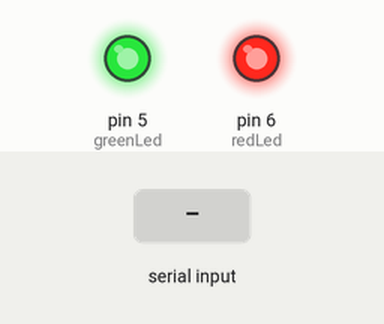
Simulated run of this sketch. Board: Arduino Uno, built with avr-gcc and run on an emulated ATmega328P. On the bench: output pins drawn as LEDs (lit = HIGH). The test bench sets the inputs (shaded band). What the sketch prints to the serial monitor is not drawn.

Above: at 1.2 s.
1.3 s: byte 0 (0) received over Serial
At 2.1 s:
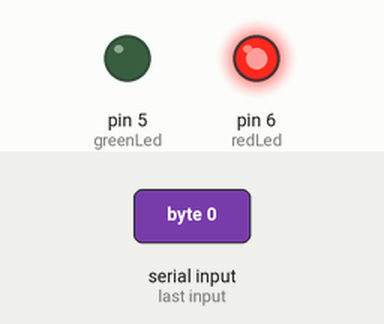
3.8 s: byte 1 (1) received over Serial
At 4.3 s:
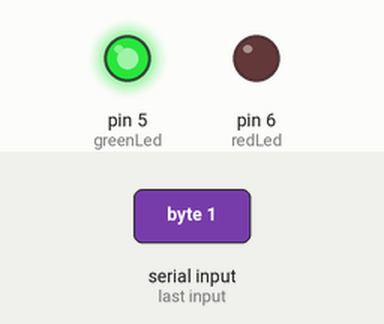
Timing chart, 0 to 6.8 s (numbered marks = the images above; inputs shaded):
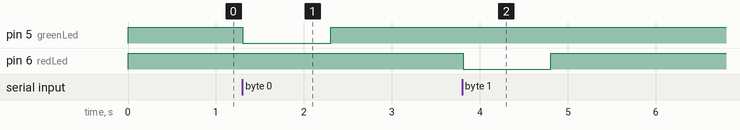

Measured:
- after the input at 1.3 s, pin 5 (greenLed): HIGH → LOW at once, → HIGH 1.0 s later
- after the input at 3.8 s, pin 6 (redLed): HIGH → LOW at once, → HIGH 1.0 s later

The sketch:

ibuttons_reader_code.ino
```cpp
#include <OneWire.h>

#define button 3
#define greenLed 5
#define redLed 6

OneWire  ds(13);
byte addr[8];
String keyStatus="";
int incomingByte = 0;
void setup() {
  Serial.begin(115200);
  pinMode(button, INPUT_PULLUP);
  pinMode(greenLed, OUTPUT);
  pinMode(redLed, OUTPUT);

  // Los led encienden con un LOW
  digitalWrite(greenLed, HIGH);
  digitalWrite(redLed, HIGH);
}

void loop() {
  getKeyCode();                           // Llama a la función que lee las llaves
  String iButton = "";                  // String donde se imprimiran las llaves
  if(keyStatus=="ok"){
    for(int i = 7; i >= 0; i--){
      if(addr[i] < 16){
        iButton += "0";
      }
      iButton += String(addr[i], HEX);
    }
    Serial.print(iButton);
    Serial.print("*");
    delay(500);
  }
  else if (keyStatus!="") {
    Serial.println(keyStatus);
  }
  while (Serial.available()>0){
    incomingByte = Serial.read();
    if(incomingByte == 0){
      digitalWrite(greenLed, LOW);
      delay(1000);
      digitalWrite(greenLed, HIGH);
    }
    else if(incomingByte == 1){
      digitalWrite(redLed, LOW);
      delay(1000);
      digitalWrite(redLed, HIGH);
    }
  }
}

// Función que lee las llaves
void getKeyCode(){
  byte present = 0;
  byte data[12];
  keyStatus="";

  if ( !ds.search(addr)) {
      ds.reset_search();
      return;
  }

  if ( OneWire::crc8( addr, 7) != addr[7]) {
      keyStatus="CRC invalid";
      return;
  }

  if ( addr[0] != 0x01) {
      keyStatus="not DS1990A";
      return;
  }
  keyStatus="ok";
  ds.reset();
}
```
